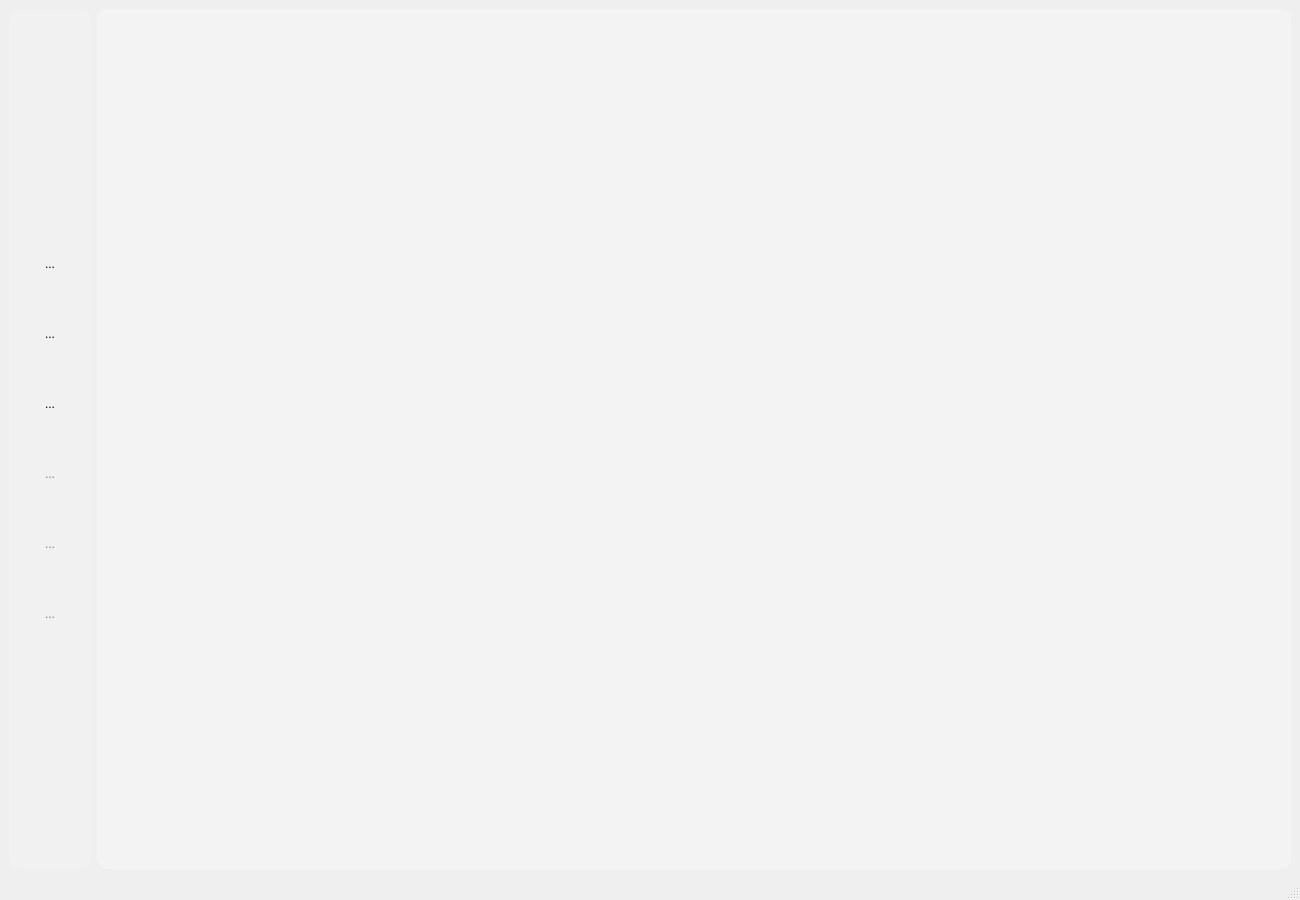
<?xml version="1.0" encoding="UTF-8"?>
<ui version="4.0">
 <class>MainWindow</class>
 <widget class="QMainWindow" name="MainWindow">
  <property name="geometry">
   <rect>
    <x>0</x>
    <y>0</y>
    <width>1300</width>
    <height>900</height>
   </rect>
  </property>
  <property name="sizePolicy">
   <sizepolicy hsizetype="Preferred" vsizetype="Preferred">
    <horstretch>0</horstretch>
    <verstretch>0</verstretch>
   </sizepolicy>
  </property>
  <property name="minimumSize">
   <size>
    <width>1300</width>
    <height>900</height>
   </size>
  </property>
  <property name="maximumSize">
   <size>
    <width>2000</width>
    <height>2000</height>
   </size>
  </property>
  <property name="windowTitle">
   <string>CamHelper</string>
  </property>
  <widget class="QWidget" name="centralwidget">
   <property name="styleSheet">
    <string notr="true">
QToolButton{border-radius: 32px}
QToolButton:pressed{border: 2px solid ;
	border-color: rgba(192,192,192,0);}

QFrame{border-radius:10px;
                background-color: rgba(255, 255, 255, 32); }

</string>
   </property>
   <layout class="QHBoxLayout" name="horizontalLayout">
    <item>
     <widget class="QFrame" name="frame">
      <property name="styleSheet">
       <string notr="true"/>
      </property>
      <property name="frameShape">
       <enum>QFrame::StyledPanel</enum>
      </property>
      <property name="frameShadow">
       <enum>QFrame::Raised</enum>
      </property>
      <layout class="QVBoxLayout" name="verticalLayout_2">
       <item>
        <spacer name="verticalSpacer">
         <property name="orientation">
          <enum>Qt::Vertical</enum>
         </property>
         <property name="sizeHint" stdset="0">
          <size>
           <width>20</width>
           <height>40</height>
          </size>
         </property>
        </spacer>
       </item>
       <item>
        <widget class="QToolButton" name="toolButton_Open">
         <property name="minimumSize">
          <size>
           <width>64</width>
           <height>64</height>
          </size>
         </property>
         <property name="text">
          <string>...</string>
         </property>
         <property name="icon">
          <iconset>
           <normalon>:/Icons/Main/File_Open2.png</normalon>
          </iconset>
         </property>
         <property name="iconSize">
          <size>
           <width>64</width>
           <height>64</height>
          </size>
         </property>
        </widget>
       </item>
       <item>
        <widget class="QToolButton" name="toolButton_Project">
         <property name="minimumSize">
          <size>
           <width>64</width>
           <height>64</height>
          </size>
         </property>
         <property name="toolTip">
          <string>Projekt</string>
         </property>
         <property name="whatsThis">
          <string/>
         </property>
         <property name="accessibleName">
          <string/>
         </property>
         <property name="styleSheet">
          <string notr="true"/>
         </property>
         <property name="text">
          <string>...</string>
         </property>
         <property name="icon">
          <iconset>
           <normalon>:/Icons/Main/Project2.png</normalon>
           <activeon>:/Icons/Main/Project.png</activeon>
          </iconset>
         </property>
         <property name="iconSize">
          <size>
           <width>64</width>
           <height>64</height>
          </size>
         </property>
        </widget>
       </item>
       <item>
        <widget class="QToolButton" name="toolButton_MainProgramm">
         <property name="minimumSize">
          <size>
           <width>64</width>
           <height>64</height>
          </size>
         </property>
         <property name="toolTip">
          <string>Hauptprogramm</string>
         </property>
         <property name="text">
          <string>...</string>
         </property>
         <property name="icon">
          <iconset>
           <normalon>:/Icons/Main/MainProgramm2.png</normalon>
           <activeon>:/Icons/Main/MainProgramm.png</activeon>
          </iconset>
         </property>
         <property name="iconSize">
          <size>
           <width>64</width>
           <height>64</height>
          </size>
         </property>
        </widget>
       </item>
       <item>
        <widget class="QToolButton" name="toolButton_ToolList">
         <property name="minimumSize">
          <size>
           <width>64</width>
           <height>64</height>
          </size>
         </property>
         <property name="palette">
          <palette>
           <active>
            <colorrole role="WindowText">
             <brush brushstyle="SolidPattern">
              <color alpha="255">
               <red>125</red>
               <green>125</green>
               <blue>125</blue>
              </color>
             </brush>
            </colorrole>
            <colorrole role="Button">
             <brush brushstyle="SolidPattern">
              <color alpha="128">
               <red>255</red>
               <green>255</green>
               <blue>255</blue>
              </color>
             </brush>
            </colorrole>
            <colorrole role="Text">
             <brush brushstyle="SolidPattern">
              <color alpha="255">
               <red>125</red>
               <green>125</green>
               <blue>125</blue>
              </color>
             </brush>
            </colorrole>
            <colorrole role="ButtonText">
             <brush brushstyle="SolidPattern">
              <color alpha="255">
               <red>125</red>
               <green>125</green>
               <blue>125</blue>
              </color>
             </brush>
            </colorrole>
            <colorrole role="Base">
             <brush brushstyle="SolidPattern">
              <color alpha="128">
               <red>255</red>
               <green>255</green>
               <blue>255</blue>
              </color>
             </brush>
            </colorrole>
            <colorrole role="Window">
             <brush brushstyle="SolidPattern">
              <color alpha="128">
               <red>255</red>
               <green>255</green>
               <blue>255</blue>
              </color>
             </brush>
            </colorrole>
            <colorrole role="HighlightedText">
             <brush brushstyle="SolidPattern">
              <color alpha="255">
               <red>125</red>
               <green>125</green>
               <blue>125</blue>
              </color>
             </brush>
            </colorrole>
            <colorrole role="PlaceholderText">
             <brush brushstyle="SolidPattern">
              <color alpha="128">
               <red>125</red>
               <green>125</green>
               <blue>125</blue>
              </color>
             </brush>
            </colorrole>
           </active>
           <inactive>
            <colorrole role="WindowText">
             <brush brushstyle="SolidPattern">
              <color alpha="255">
               <red>125</red>
               <green>125</green>
               <blue>125</blue>
              </color>
             </brush>
            </colorrole>
            <colorrole role="Button">
             <brush brushstyle="SolidPattern">
              <color alpha="128">
               <red>255</red>
               <green>255</green>
               <blue>255</blue>
              </color>
             </brush>
            </colorrole>
            <colorrole role="Text">
             <brush brushstyle="SolidPattern">
              <color alpha="255">
               <red>125</red>
               <green>125</green>
               <blue>125</blue>
              </color>
             </brush>
            </colorrole>
            <colorrole role="ButtonText">
             <brush brushstyle="SolidPattern">
              <color alpha="255">
               <red>125</red>
               <green>125</green>
               <blue>125</blue>
              </color>
             </brush>
            </colorrole>
            <colorrole role="Base">
             <brush brushstyle="SolidPattern">
              <color alpha="128">
               <red>255</red>
               <green>255</green>
               <blue>255</blue>
              </color>
             </brush>
            </colorrole>
            <colorrole role="Window">
             <brush brushstyle="SolidPattern">
              <color alpha="128">
               <red>255</red>
               <green>255</green>
               <blue>255</blue>
              </color>
             </brush>
            </colorrole>
            <colorrole role="HighlightedText">
             <brush brushstyle="SolidPattern">
              <color alpha="255">
               <red>125</red>
               <green>125</green>
               <blue>125</blue>
              </color>
             </brush>
            </colorrole>
            <colorrole role="PlaceholderText">
             <brush brushstyle="SolidPattern">
              <color alpha="128">
               <red>125</red>
               <green>125</green>
               <blue>125</blue>
              </color>
             </brush>
            </colorrole>
           </inactive>
           <disabled>
            <colorrole role="WindowText">
             <brush brushstyle="SolidPattern">
              <color alpha="255">
               <red>125</red>
               <green>125</green>
               <blue>125</blue>
              </color>
             </brush>
            </colorrole>
            <colorrole role="Button">
             <brush brushstyle="SolidPattern">
              <color alpha="128">
               <red>255</red>
               <green>255</green>
               <blue>255</blue>
              </color>
             </brush>
            </colorrole>
            <colorrole role="Text">
             <brush brushstyle="SolidPattern">
              <color alpha="255">
               <red>125</red>
               <green>125</green>
               <blue>125</blue>
              </color>
             </brush>
            </colorrole>
            <colorrole role="ButtonText">
             <brush brushstyle="SolidPattern">
              <color alpha="255">
               <red>125</red>
               <green>125</green>
               <blue>125</blue>
              </color>
             </brush>
            </colorrole>
            <colorrole role="Base">
             <brush brushstyle="SolidPattern">
              <color alpha="128">
               <red>255</red>
               <green>255</green>
               <blue>255</blue>
              </color>
             </brush>
            </colorrole>
            <colorrole role="Window">
             <brush brushstyle="SolidPattern">
              <color alpha="128">
               <red>255</red>
               <green>255</green>
               <blue>255</blue>
              </color>
             </brush>
            </colorrole>
            <colorrole role="HighlightedText">
             <brush brushstyle="SolidPattern">
              <color alpha="255">
               <red>125</red>
               <green>125</green>
               <blue>125</blue>
              </color>
             </brush>
            </colorrole>
            <colorrole role="PlaceholderText">
             <brush brushstyle="SolidPattern">
              <color alpha="128">
               <red>125</red>
               <green>125</green>
               <blue>125</blue>
              </color>
             </brush>
            </colorrole>
           </disabled>
          </palette>
         </property>
         <property name="toolTip">
          <string>Rüstplan</string>
         </property>
         <property name="text">
          <string>...</string>
         </property>
         <property name="icon">
          <iconset>
           <activeon>:/Icons/Main/ToolList2.png</activeon>
          </iconset>
         </property>
         <property name="iconSize">
          <size>
           <width>64</width>
           <height>64</height>
          </size>
         </property>
        </widget>
       </item>
       <item>
        <widget class="QToolButton" name="toolButton_ToolMagazin">
         <property name="minimumSize">
          <size>
           <width>64</width>
           <height>64</height>
          </size>
         </property>
         <property name="palette">
          <palette>
           <active>
            <colorrole role="WindowText">
             <brush brushstyle="SolidPattern">
              <color alpha="255">
               <red>125</red>
               <green>125</green>
               <blue>125</blue>
              </color>
             </brush>
            </colorrole>
            <colorrole role="Button">
             <brush brushstyle="SolidPattern">
              <color alpha="128">
               <red>255</red>
               <green>255</green>
               <blue>255</blue>
              </color>
             </brush>
            </colorrole>
            <colorrole role="Text">
             <brush brushstyle="SolidPattern">
              <color alpha="255">
               <red>125</red>
               <green>125</green>
               <blue>125</blue>
              </color>
             </brush>
            </colorrole>
            <colorrole role="ButtonText">
             <brush brushstyle="SolidPattern">
              <color alpha="255">
               <red>125</red>
               <green>125</green>
               <blue>125</blue>
              </color>
             </brush>
            </colorrole>
            <colorrole role="Base">
             <brush brushstyle="SolidPattern">
              <color alpha="128">
               <red>255</red>
               <green>255</green>
               <blue>255</blue>
              </color>
             </brush>
            </colorrole>
            <colorrole role="Window">
             <brush brushstyle="SolidPattern">
              <color alpha="128">
               <red>255</red>
               <green>255</green>
               <blue>255</blue>
              </color>
             </brush>
            </colorrole>
            <colorrole role="HighlightedText">
             <brush brushstyle="SolidPattern">
              <color alpha="255">
               <red>125</red>
               <green>125</green>
               <blue>125</blue>
              </color>
             </brush>
            </colorrole>
            <colorrole role="PlaceholderText">
             <brush brushstyle="SolidPattern">
              <color alpha="128">
               <red>125</red>
               <green>125</green>
               <blue>125</blue>
              </color>
             </brush>
            </colorrole>
           </active>
           <inactive>
            <colorrole role="WindowText">
             <brush brushstyle="SolidPattern">
              <color alpha="255">
               <red>125</red>
               <green>125</green>
               <blue>125</blue>
              </color>
             </brush>
            </colorrole>
            <colorrole role="Button">
             <brush brushstyle="SolidPattern">
              <color alpha="128">
               <red>255</red>
               <green>255</green>
               <blue>255</blue>
              </color>
             </brush>
            </colorrole>
            <colorrole role="Text">
             <brush brushstyle="SolidPattern">
              <color alpha="255">
               <red>125</red>
               <green>125</green>
               <blue>125</blue>
              </color>
             </brush>
            </colorrole>
            <colorrole role="ButtonText">
             <brush brushstyle="SolidPattern">
              <color alpha="255">
               <red>125</red>
               <green>125</green>
               <blue>125</blue>
              </color>
             </brush>
            </colorrole>
            <colorrole role="Base">
             <brush brushstyle="SolidPattern">
              <color alpha="128">
               <red>255</red>
               <green>255</green>
               <blue>255</blue>
              </color>
             </brush>
            </colorrole>
            <colorrole role="Window">
             <brush brushstyle="SolidPattern">
              <color alpha="128">
               <red>255</red>
               <green>255</green>
               <blue>255</blue>
              </color>
             </brush>
            </colorrole>
            <colorrole role="HighlightedText">
             <brush brushstyle="SolidPattern">
              <color alpha="255">
               <red>125</red>
               <green>125</green>
               <blue>125</blue>
              </color>
             </brush>
            </colorrole>
            <colorrole role="PlaceholderText">
             <brush brushstyle="SolidPattern">
              <color alpha="128">
               <red>125</red>
               <green>125</green>
               <blue>125</blue>
              </color>
             </brush>
            </colorrole>
           </inactive>
           <disabled>
            <colorrole role="WindowText">
             <brush brushstyle="SolidPattern">
              <color alpha="255">
               <red>125</red>
               <green>125</green>
               <blue>125</blue>
              </color>
             </brush>
            </colorrole>
            <colorrole role="Button">
             <brush brushstyle="SolidPattern">
              <color alpha="128">
               <red>255</red>
               <green>255</green>
               <blue>255</blue>
              </color>
             </brush>
            </colorrole>
            <colorrole role="Text">
             <brush brushstyle="SolidPattern">
              <color alpha="255">
               <red>125</red>
               <green>125</green>
               <blue>125</blue>
              </color>
             </brush>
            </colorrole>
            <colorrole role="ButtonText">
             <brush brushstyle="SolidPattern">
              <color alpha="255">
               <red>125</red>
               <green>125</green>
               <blue>125</blue>
              </color>
             </brush>
            </colorrole>
            <colorrole role="Base">
             <brush brushstyle="SolidPattern">
              <color alpha="128">
               <red>255</red>
               <green>255</green>
               <blue>255</blue>
              </color>
             </brush>
            </colorrole>
            <colorrole role="Window">
             <brush brushstyle="SolidPattern">
              <color alpha="128">
               <red>255</red>
               <green>255</green>
               <blue>255</blue>
              </color>
             </brush>
            </colorrole>
            <colorrole role="HighlightedText">
             <brush brushstyle="SolidPattern">
              <color alpha="255">
               <red>125</red>
               <green>125</green>
               <blue>125</blue>
              </color>
             </brush>
            </colorrole>
            <colorrole role="PlaceholderText">
             <brush brushstyle="SolidPattern">
              <color alpha="128">
               <red>125</red>
               <green>125</green>
               <blue>125</blue>
              </color>
             </brush>
            </colorrole>
           </disabled>
          </palette>
         </property>
         <property name="toolTip">
          <string>Werkzeug Magazin</string>
         </property>
         <property name="text">
          <string>...</string>
         </property>
         <property name="icon">
          <iconset>
           <normalon>:/Icons/Main/ToolMagazin2.png</normalon>
           <activeon>:/Icons/Main/ToolMagazin.png</activeon>
          </iconset>
         </property>
         <property name="iconSize">
          <size>
           <width>64</width>
           <height>64</height>
          </size>
         </property>
        </widget>
       </item>
       <item>
        <widget class="QToolButton" name="toolButton_Log">
         <property name="minimumSize">
          <size>
           <width>64</width>
           <height>64</height>
          </size>
         </property>
         <property name="maximumSize">
          <size>
           <width>16777215</width>
           <height>16777215</height>
          </size>
         </property>
         <property name="palette">
          <palette>
           <active>
            <colorrole role="WindowText">
             <brush brushstyle="SolidPattern">
              <color alpha="255">
               <red>125</red>
               <green>125</green>
               <blue>125</blue>
              </color>
             </brush>
            </colorrole>
            <colorrole role="Button">
             <brush brushstyle="SolidPattern">
              <color alpha="128">
               <red>255</red>
               <green>255</green>
               <blue>255</blue>
              </color>
             </brush>
            </colorrole>
            <colorrole role="Text">
             <brush brushstyle="SolidPattern">
              <color alpha="255">
               <red>125</red>
               <green>125</green>
               <blue>125</blue>
              </color>
             </brush>
            </colorrole>
            <colorrole role="ButtonText">
             <brush brushstyle="SolidPattern">
              <color alpha="255">
               <red>125</red>
               <green>125</green>
               <blue>125</blue>
              </color>
             </brush>
            </colorrole>
            <colorrole role="Base">
             <brush brushstyle="SolidPattern">
              <color alpha="128">
               <red>255</red>
               <green>255</green>
               <blue>255</blue>
              </color>
             </brush>
            </colorrole>
            <colorrole role="Window">
             <brush brushstyle="SolidPattern">
              <color alpha="128">
               <red>255</red>
               <green>255</green>
               <blue>255</blue>
              </color>
             </brush>
            </colorrole>
            <colorrole role="HighlightedText">
             <brush brushstyle="SolidPattern">
              <color alpha="255">
               <red>125</red>
               <green>125</green>
               <blue>125</blue>
              </color>
             </brush>
            </colorrole>
            <colorrole role="PlaceholderText">
             <brush brushstyle="SolidPattern">
              <color alpha="128">
               <red>125</red>
               <green>125</green>
               <blue>125</blue>
              </color>
             </brush>
            </colorrole>
           </active>
           <inactive>
            <colorrole role="WindowText">
             <brush brushstyle="SolidPattern">
              <color alpha="255">
               <red>125</red>
               <green>125</green>
               <blue>125</blue>
              </color>
             </brush>
            </colorrole>
            <colorrole role="Button">
             <brush brushstyle="SolidPattern">
              <color alpha="128">
               <red>255</red>
               <green>255</green>
               <blue>255</blue>
              </color>
             </brush>
            </colorrole>
            <colorrole role="Text">
             <brush brushstyle="SolidPattern">
              <color alpha="255">
               <red>125</red>
               <green>125</green>
               <blue>125</blue>
              </color>
             </brush>
            </colorrole>
            <colorrole role="ButtonText">
             <brush brushstyle="SolidPattern">
              <color alpha="255">
               <red>125</red>
               <green>125</green>
               <blue>125</blue>
              </color>
             </brush>
            </colorrole>
            <colorrole role="Base">
             <brush brushstyle="SolidPattern">
              <color alpha="128">
               <red>255</red>
               <green>255</green>
               <blue>255</blue>
              </color>
             </brush>
            </colorrole>
            <colorrole role="Window">
             <brush brushstyle="SolidPattern">
              <color alpha="128">
               <red>255</red>
               <green>255</green>
               <blue>255</blue>
              </color>
             </brush>
            </colorrole>
            <colorrole role="HighlightedText">
             <brush brushstyle="SolidPattern">
              <color alpha="255">
               <red>125</red>
               <green>125</green>
               <blue>125</blue>
              </color>
             </brush>
            </colorrole>
            <colorrole role="PlaceholderText">
             <brush brushstyle="SolidPattern">
              <color alpha="128">
               <red>125</red>
               <green>125</green>
               <blue>125</blue>
              </color>
             </brush>
            </colorrole>
           </inactive>
           <disabled>
            <colorrole role="WindowText">
             <brush brushstyle="SolidPattern">
              <color alpha="255">
               <red>125</red>
               <green>125</green>
               <blue>125</blue>
              </color>
             </brush>
            </colorrole>
            <colorrole role="Button">
             <brush brushstyle="SolidPattern">
              <color alpha="128">
               <red>255</red>
               <green>255</green>
               <blue>255</blue>
              </color>
             </brush>
            </colorrole>
            <colorrole role="Text">
             <brush brushstyle="SolidPattern">
              <color alpha="255">
               <red>125</red>
               <green>125</green>
               <blue>125</blue>
              </color>
             </brush>
            </colorrole>
            <colorrole role="ButtonText">
             <brush brushstyle="SolidPattern">
              <color alpha="255">
               <red>125</red>
               <green>125</green>
               <blue>125</blue>
              </color>
             </brush>
            </colorrole>
            <colorrole role="Base">
             <brush brushstyle="SolidPattern">
              <color alpha="128">
               <red>255</red>
               <green>255</green>
               <blue>255</blue>
              </color>
             </brush>
            </colorrole>
            <colorrole role="Window">
             <brush brushstyle="SolidPattern">
              <color alpha="128">
               <red>255</red>
               <green>255</green>
               <blue>255</blue>
              </color>
             </brush>
            </colorrole>
            <colorrole role="HighlightedText">
             <brush brushstyle="SolidPattern">
              <color alpha="255">
               <red>125</red>
               <green>125</green>
               <blue>125</blue>
              </color>
             </brush>
            </colorrole>
            <colorrole role="PlaceholderText">
             <brush brushstyle="SolidPattern">
              <color alpha="128">
               <red>125</red>
               <green>125</green>
               <blue>125</blue>
              </color>
             </brush>
            </colorrole>
           </disabled>
          </palette>
         </property>
         <property name="toolTip">
          <string>Meldungen</string>
         </property>
         <property name="text">
          <string>...</string>
         </property>
         <property name="icon">
          <iconset>
           <normalon>:/Icons/Main/Logfile2.png</normalon>
           <activeon>:/Icons/Main/Logfile.png</activeon>
          </iconset>
         </property>
         <property name="iconSize">
          <size>
           <width>64</width>
           <height>64</height>
          </size>
         </property>
        </widget>
       </item>
       <item>
        <spacer name="verticalSpacer_2">
         <property name="orientation">
          <enum>Qt::Vertical</enum>
         </property>
         <property name="sizeHint" stdset="0">
          <size>
           <width>20</width>
           <height>40</height>
          </size>
         </property>
        </spacer>
       </item>
      </layout>
     </widget>
    </item>
    <item>
     <widget class="QStackedWidget" name="stackedWidget">
      <property name="styleSheet">
       <string notr="true">background-color: rgba(255, 255, 255, 32);
border-radius: 10px</string>
      </property>
      <property name="currentIndex">
       <number>2</number>
      </property>
      <widget class="Tab_Project" name="tab_Project"/>
      <widget class="Dialog_Init" name="tab_Init"/>
      <widget class="Logging" name="tab_Logging">
       <property name="styleSheet">
        <string notr="true">font: bold 14px;</string>
       </property>
      </widget>
     </widget>
    </item>
   </layout>
  </widget>
  <widget class="QMenuBar" name="menubar">
   <property name="geometry">
    <rect>
     <x>0</x>
     <y>0</y>
     <width>1300</width>
     <height>21</height>
    </rect>
   </property>
  </widget>
  <widget class="QStatusBar" name="statusbar"/>
 </widget>
 <customwidgets>
  <customwidget>
   <class>Tab_Project</class>
   <extends>QWidget</extends>
   <header location="global">Project/tab_project.h</header>
   <container>1</container>
  </customwidget>
  <customwidget>
   <class>Dialog_Init</class>
   <extends>QWidget</extends>
   <header>Dialoge/dialog_init.h</header>
   <container>1</container>
  </customwidget>
  <customwidget>
   <class>Logging</class>
   <extends>QWidget</extends>
   <header>Logging/logging.h</header>
   <container>1</container>
  </customwidget>
 </customwidgets>
 <resources/>
 <connections/>
</ui>
